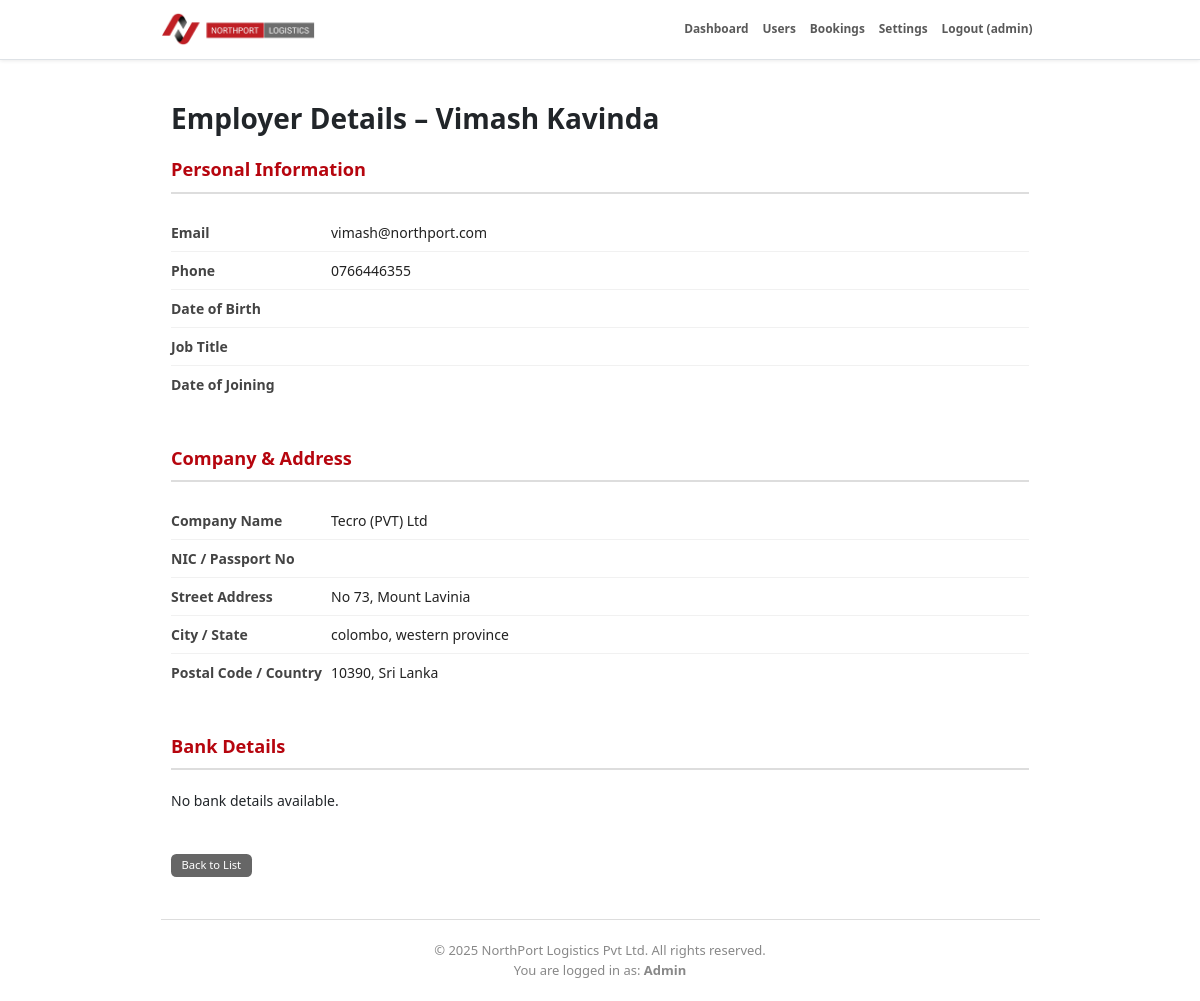
The app's page /admin/view_employer_info.php?id=3 (signed in), older data.
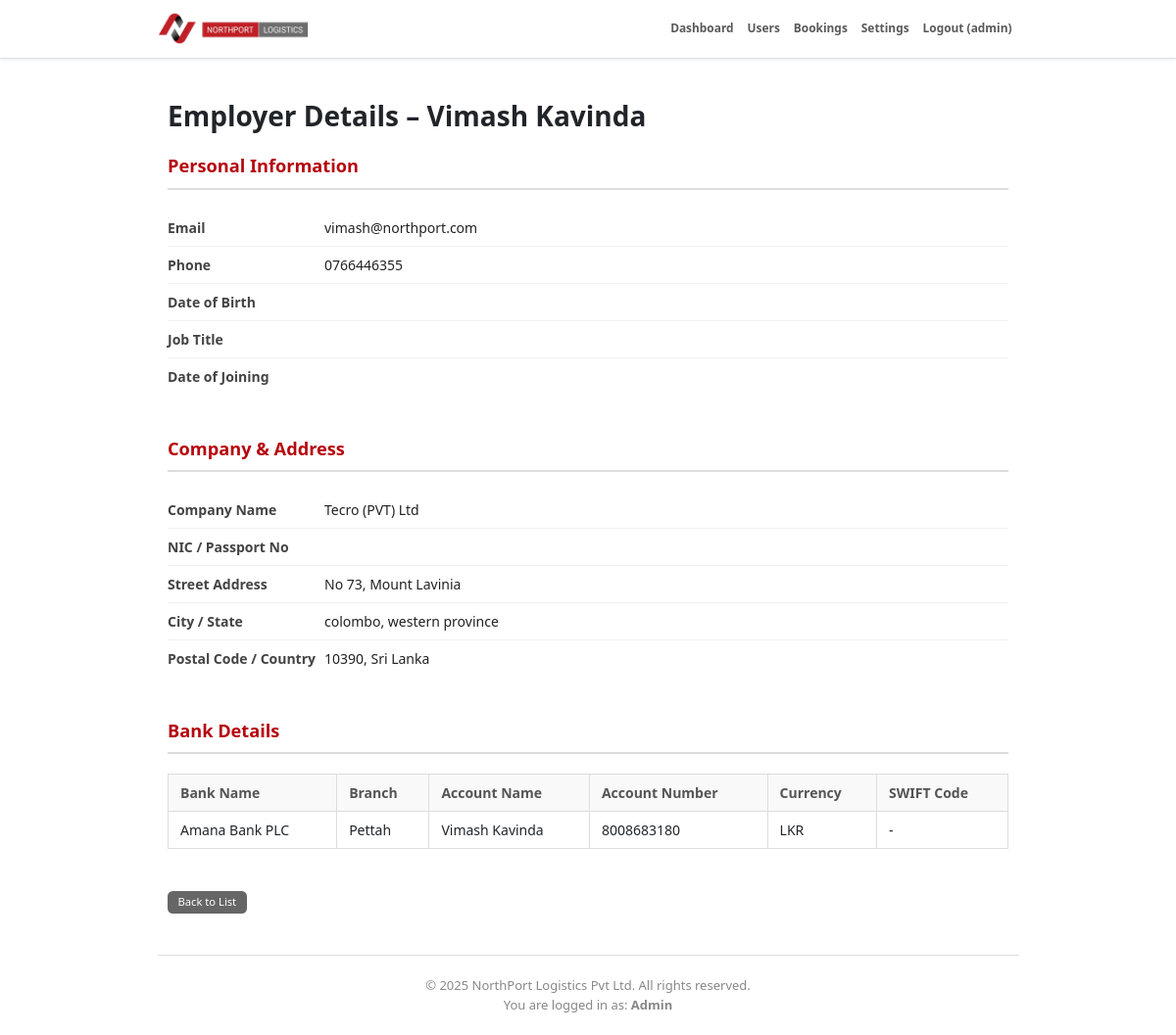
The same page, newer data.
### tables this page shows
CREATE TABLE `bank_details` (
  `id` int(11) NOT NULL,
  `user_id` int(11) NOT NULL,
  `bank_name` varchar(255) NOT NULL,
  `branch_name` varchar(255) NOT NULL,
  `account_number` varchar(50) NOT NULL,
  `account_name` varchar(255) NOT NULL,
  `currency` varchar(10) NOT NULL DEFAULT 'LKR',
  `swift_code` varchar(50) DEFAULT NULL,
  `created_at` timestamp NOT NULL DEFAULT current_timestamp(),
  `updated_at` timestamp NOT NULL DEFAULT current_timestamp() ON UPDATE current_timestamp()
);

### admin/view_employer_info.php (the view, shortened to what this page needs)
<?php
require_once '../includes/header.php';
$employer_id = $_GET['id'] ?? null;
$stmt = $pdo->prepare("SELECT * FROM users WHERE id = ?");
$stmt->execute([$employer_id]);
$employer = $stmt->fetch(PDO::FETCH_ASSOC);
$bankDetails = $pdo->prepare("SELECT * FROM bank_details WHERE user_id = ?");
$bankDetails->execute([$employer_id]);
$bankList = $bankDetails->fetchAll(PDO::FETCH_ASSOC);
?>
<div class="container my-5">
    <h2 class="fw-bold mb-4">Employer Details – <?= htmlspecialchars($employer['username']) ?></h2>
    <section>
        <div class="section-header">Personal Information</div>
        <div class="info-row">
            <div class="info-label">Email</div>
            <div class="info-value"><?= htmlspecialchars($employer['email']) ?></div>
        </div>
        <div class="info-row">
            <div class="info-label">Phone</div>
            <div class="info-value"><?= htmlspecialchars($employer['phone']) ?></div>
        </div>
        <div class="info-row">
            <div class="info-label">Date of Birth</div>
            <div class="info-value"><?= htmlspecialchars($employer['date_of_birth']) ?></div>
        </div>
        <div class="info-row">
            <div class="info-label">Job Title</div>
            <div class="info-value"><?= htmlspecialchars($employer['job_title']) ?></div>
        </div>
        <div class="info-row">
            <div class="info-label">Date of Joining</div>
            <div class="info-value"><?= htmlspecialchars($employer['date_of_joining']) ?></div>
        </div>
    </section>
    <section class="mt-5">
        <div class="section-header">Company & Address</div>
        <div class="info-row">
            <div class="info-label">Company Name</div>
            <div class="info-value"><?= htmlspecialchars($employer['company_name']) ?></div>
        </div>
        <div class="info-row">
            <div class="info-label">NIC / Passport No</div>
            <div class="info-value"><?= htmlspecialchars($employer['nic_passport_number']) ?></div>
        </div>
        <div class="info-row">
            <div class="info-label">Street Address</div>
            <div class="info-value"><?= htmlspecialchars($employer['street_address']) ?></div>
        </div>
        <div class="info-row">
            <div class="info-label">City / State</div>
            <div class="info-value"><?= htmlspecialchars($employer['city']) ?>, <?= htmlspecialchars($employer['state']) ?></div>
        </div>
        <div class="info-row">
            <div class="info-label">Postal Code / Country</div>
            <div class="info-value"><?= htmlspecialchars($employer['postal_code']) ?>, <?= htmlspecialchars($employer['country']) ?></div>
        </div>
    </section>
    <section class="mt-5">
        <div class="section-header">Bank Details</div>
        <?php if (count($bankList) > 0): ?>
            <table class="bank-table">
                <thead>
                    <tr>
                        <th>Bank Name</th>
                        <th>Branch</th>
                        <th>Account Name</th>
                        <th>Account Number</th>
                        <th>Currency</th>
                        <th>SWIFT Code</th>
                    </tr>
                </thead>
                <tbody>
                    <?php foreach ($bankList as $bank): ?>
                        <tr>
                            <td><?= htmlspecialchars($bank['bank_name']) ?></td>
                            <td><?= htmlspecialchars($bank['branch_name']) ?></td>
                            <td><?= htmlspecialchars($bank['account_name']) ?></td>
                            <td><?= htmlspecialchars($bank['account_number']) ?></td>
                            <td><?= htmlspecialchars($bank['currency']) ?></td>
                            <td><?= htmlspecialchars($bank['swift_code'] ?? '-') ?></td>
                        </tr>
                    <?php endforeach; ?>
                </tbody>
            </table>
        <?php else: ?>
            <p>No bank details available.</p>
        <?php endif; ?>
    </section>
    <a href="manage_users.php" class="btn btn-secondary">Back to List</a>
</div>
<?php require_once '../includes/admin_footer.php'; ?>

Row changes from the older to the newer data that the page shows:
added bank_details: bank_name "Amana Bank PLC", branch_name "Pettah", account_name "Vimash Kavinda", account_number "8008683180", currency "LKR", swift_code "-"
Text that changed along with them:
text no longer shown: "No bank details available."
text now shown: "Bank Name Branch Account Name Account Number Currency SWIFT Code"
